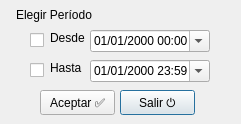
<?xml version="1.0" encoding="UTF-8"?>
<ui version="4.0">
 <class>Dialog</class>
 <widget class="QDialog" name="Dialog">
  <property name="windowModality">
   <enum>Qt::ApplicationModal</enum>
  </property>
  <property name="geometry">
   <rect>
    <x>0</x>
    <y>0</y>
    <width>241</width>
    <height>124</height>
   </rect>
  </property>
  <property name="windowTitle">
   <string>Elegir Período</string>
  </property>
  <property name="autoFillBackground">
   <bool>false</bool>
  </property>
  <property name="modal">
   <bool>true</bool>
  </property>
  <widget class="QPushButton" name="cmdSalir">
   <property name="geometry">
    <rect>
     <x>120</x>
     <y>90</y>
     <width>75</width>
     <height>25</height>
    </rect>
   </property>
   <property name="text">
    <string>Salir ⏻</string>
   </property>
   <property name="shortcut">
    <string>Esc</string>
   </property>
  </widget>
  <widget class="QPushButton" name="cmdAceptar">
   <property name="geometry">
    <rect>
     <x>40</x>
     <y>90</y>
     <width>75</width>
     <height>25</height>
    </rect>
   </property>
   <property name="text">
    <string>Aceptar ✅</string>
   </property>
   <property name="shortcut">
    <string>Return</string>
   </property>
  </widget>
  <widget class="QLabel" name="label">
   <property name="geometry">
    <rect>
     <x>50</x>
     <y>30</y>
     <width>49</width>
     <height>16</height>
    </rect>
   </property>
   <property name="text">
    <string>Desde</string>
   </property>
  </widget>
  <widget class="QLabel" name="label_3">
   <property name="geometry">
    <rect>
     <x>16</x>
     <y>7</y>
     <width>170</width>
     <height>16</height>
    </rect>
   </property>
   <property name="text">
    <string>Elegir Período</string>
   </property>
  </widget>
  <widget class="QLabel" name="label_2">
   <property name="geometry">
    <rect>
     <x>50</x>
     <y>60</y>
     <width>49</width>
     <height>16</height>
    </rect>
   </property>
   <property name="text">
    <string>Hasta</string>
   </property>
  </widget>
  <widget class="QDateTimeEdit" name="datDesde">
   <property name="geometry">
    <rect>
     <x>90</x>
     <y>30</y>
     <width>120</width>
     <height>22</height>
    </rect>
   </property>
   <property name="displayFormat">
    <string>dd/MM/yyyy hh:mm</string>
   </property>
   <property name="calendarPopup">
    <bool>true</bool>
   </property>
  </widget>
  <widget class="QDateTimeEdit" name="datHasta">
   <property name="geometry">
    <rect>
     <x>90</x>
     <y>60</y>
     <width>120</width>
     <height>22</height>
    </rect>
   </property>
   <property name="time">
    <time>
     <hour>23</hour>
     <minute>59</minute>
     <second>0</second>
    </time>
   </property>
   <property name="displayFormat">
    <string>dd/MM/yyyy hh:mm</string>
   </property>
   <property name="calendarPopup">
    <bool>true</bool>
   </property>
  </widget>
  <widget class="QCheckBox" name="chkDesde">
   <property name="geometry">
    <rect>
     <x>30</x>
     <y>30</y>
     <width>30</width>
     <height>20</height>
    </rect>
   </property>
   <property name="text">
    <string/>
   </property>
  </widget>
  <widget class="QCheckBox" name="chkHasta">
   <property name="geometry">
    <rect>
     <x>30</x>
     <y>60</y>
     <width>30</width>
     <height>20</height>
    </rect>
   </property>
   <property name="text">
    <string/>
   </property>
  </widget>
 </widget>
 <resources/>
 <connections/>
</ui>
